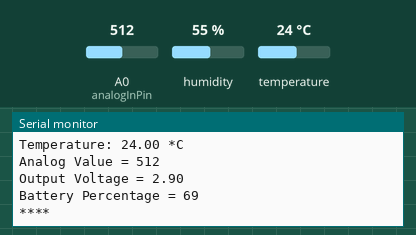
The sketch below on a simulated ESP8266 (Wemos D1 mini). On the bench: the last lines printed to the serial monitor. The test bench sets the inputs (shaded band); at power-on: A0 (analogInPin) = 512, temperature 24 °C, humidity 55 %. WiFi joins after 1.5 s; servers stay silent unless stated.

Above: at 7.9 s.
8.0 s: A0 (analogInPin) set to 663
At 9.4 s:
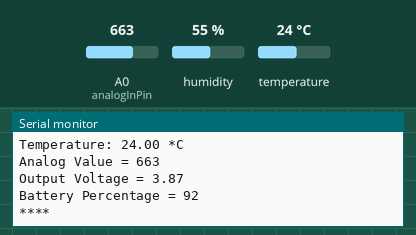
9.5 s: A0 (analogInPin) set to 689
At 11.6 s:
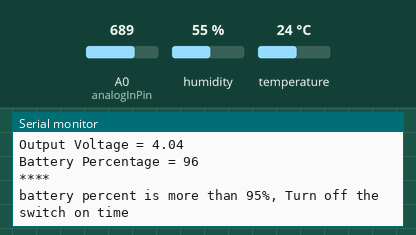
20.6 s: temperature set to 24 °C
At 21.6 s:
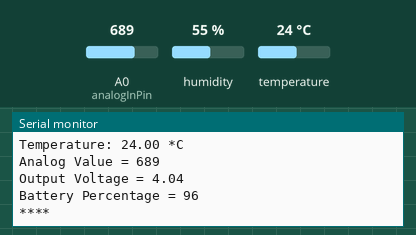
Timing chart, 0 to 23.1 s (numbered marks = the images above; inputs shaded):
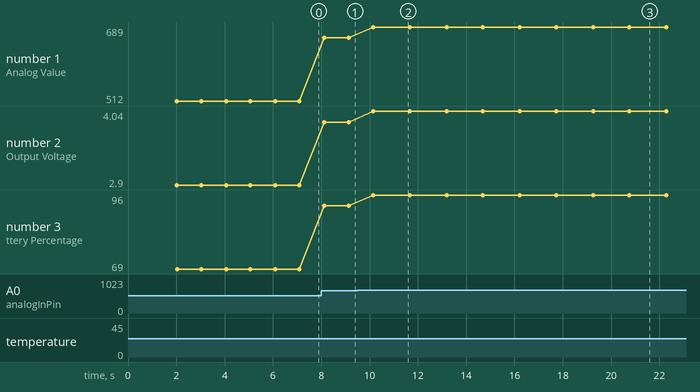

The sketch:

blynk.battery.ino
```cpp
#define BLYNK_TEMPLATE_ID "TMPL_zYMQixC"
#define BLYNK_DEVICE_NAME "battery management"
#define BLYNK_AUTH_TOKEN "_R5in8SKLf9so5wcopKkJQGXtyRhaeRX"
#define BLYNK_FIRMWARE_VERSION "0.1.0"
#define BLYNK_PRINT Serial
//#define BLYNK_DEBUG

#define APP_DEBUG
char auth[] = BLYNK_AUTH_TOKEN;
char ssid[] = "username";
char pass[] = "password";

// Uncomment your board, or configure a custom board in Settings.h
//#define USE_SPARKFUN_BLYNK_BOARD
#define USE_NODE_MCU_BOARD
//#define USE_WITTY_CLOUD_BOARD
//#define USE_WEMOS_D1_MINI

#include<ESP8266WiFi.h>
#include <BlynkSimpleEsp8266.h>

#include <DHT.h>
       // Reset pin # (or -1 if sharing Arduino reset pin)

#define DHTTYPE DHT11    // DHT 22
#define DHTPIN D2 //DHT22 Pin D4(GPIO 2)


DHT dht(DHTPIN, DHTTYPE);

float voltage;
int bat_percentage;
int analogInPin  = A0;    // Analog input pin
int sensorValue;
float calibration = 0.40; // Check Battery voltage using multimeter & add/subtract the value


void setup()
{
  Serial.begin(115200);
  delay(100);
  Blynk.begin(auth,ssid,pass);
  dht.begin();
  delay(100);

}

void loop() {
  Blynk.run();
  float t = dht.readTemperature();
  float h = dht.readHumidity();

  sensorValue = analogRead(analogInPin);
  voltage = (((sensorValue * 3.3) / 1024) * 2 - calibration); //multiply by two as voltage divider network is 100K & 100K Resistor

  bat_percentage = mapfloat(voltage, 2.8, 4.2, 0, 100); //2.8V as Battery Cut off Voltage & 4.2V as Maximum Voltage

  if (bat_percentage >= 100)
  {
    bat_percentage = 100;
  }
  if (bat_percentage <= 0)
  {
    bat_percentage = 1;
  }

      //send data to blynk
    Blynk.virtualWrite(V1, t); //for Temperature
    Blynk.virtualWrite(V3, voltage);  // for battery voltage
    Blynk.virtualWrite(V4, bat_percentage);  // for battery percentage

    //Print data on serial monitor
  Serial.print("Temperature: ");
  Serial.print(t);
  Serial.println(" *C");
  Serial.print("Analog Value = ");
  Serial.println(sensorValue);
  Serial.print("Output Voltage = ");
  Serial.println(voltage);
  Serial.print("Battery Percentage = ");
  Serial.println(bat_percentage);

  Serial.println();
  Serial.println("****");
  Serial.println();
  delay(1000);
  if (bat_percentage <=30)
  {
    Serial.println("Battery level below 30%, Charge battery on time");
    Blynk.logEvent("battery_low", "Battery is getting low.... Plugin to charge") ;
    delay(500);
  }
  if (bat_percentage >= 95)
  {
    Serial.println("battery percent is more than 95%, Turn off the switch on time");
    Blynk.logEvent("battery_high", "Battery is getting full charge... Turn off on time");
    delay(500);
  }
  if (t > 25)
  {
    Serial.println("Temperature of the battery is getting higher than 40 degree celsius");
    Blynk.logEvent("Temp_high", "Temperature of the battery is getting higher than 40 degree celsius");
    delay(500);
  }

}
float mapfloat(float x, float in_min, float in_max, float out_min, float out_max)
{
  return (x * out_max)/4.2;
}
```

Measured:
- the behaviour switches between 681 and 682 on A0 (analogInPin) (found by bisection; images 1 and 2)
- after the input at 8.0 s, the serial monitor: prints a new line after 0.12 s (image 1)
- after the input at 9.5 s, the serial monitor: prints a new line after 0.66 s (image 2)
- plotted number 1: 512 → 663 after the input at 8.0 s, 663 → 689 after the input at 9.5 s
- plotted number 2: 2.9 → 3.87 after the input at 8.0 s, 3.87 → 4.04 after the input at 9.5 s
- plotted number 3: 69 → 92 after the input at 8.0 s, 92 → 96 after the input at 9.5 s
